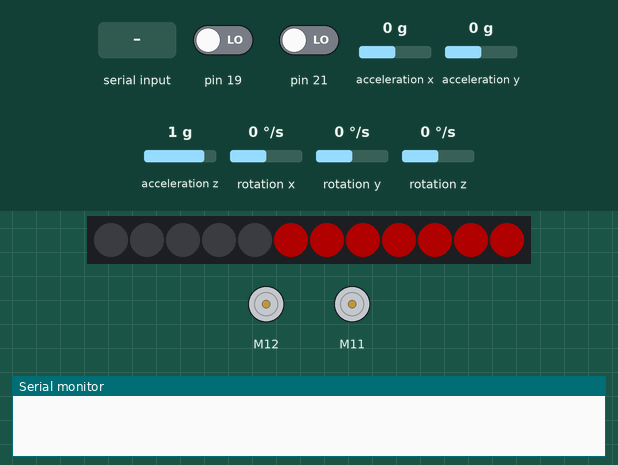
The sketch below on a simulated Arduino Mega 2560, built with avr-gcc and run on an emulated ATmega2560. Parts: 12 RGB LEDs in strip order, left to right, 2 × DC motor (green arrow = forward, orange = backward, longer = faster), the last lines printed to the serial monitor. Inputs (shaded band) come from the test bench; at power-on: pin 19 LOW, pin 21 LOW, acceleration x 0 g, acceleration y 0 g, acceleration z 1 g, rotation x 0 °/s, rotation y 0 °/s, rotation z 0 °/s. Dim RGB values are drawn brighter than linear.

Above: at 2.0 s.
2.1 s: "R\n" received over Serial
At 4.0 s:
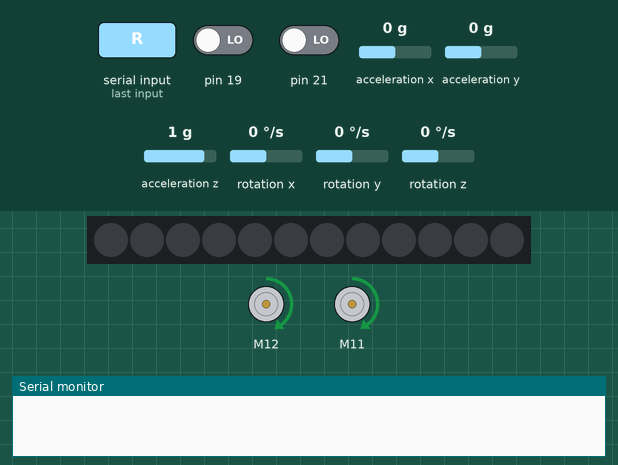
4.5 s: "L\n" received over Serial
At 5.6 s:
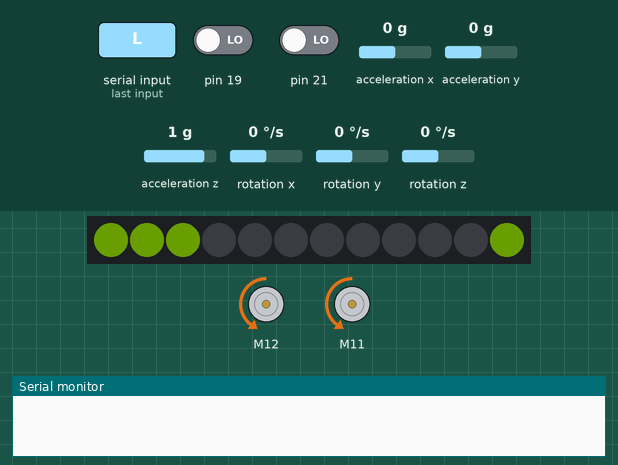
7.5 s: "90,45,200,10\n" received over Serial
At 7.68 s:
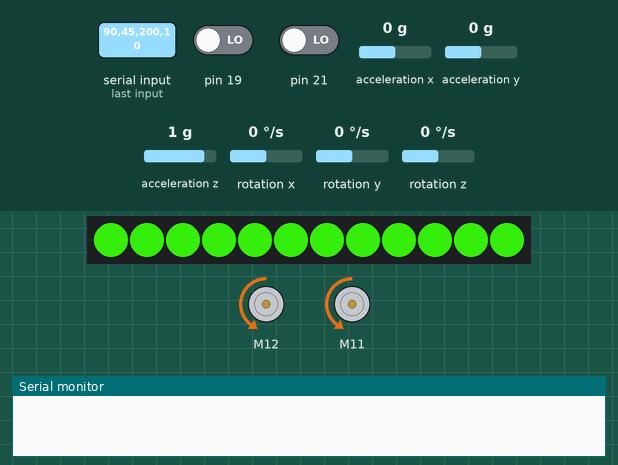
10.5 s: "p\n" received over Serial
13.5 s: "30,150,10,200\n" received over Serial
At 13.65 s:
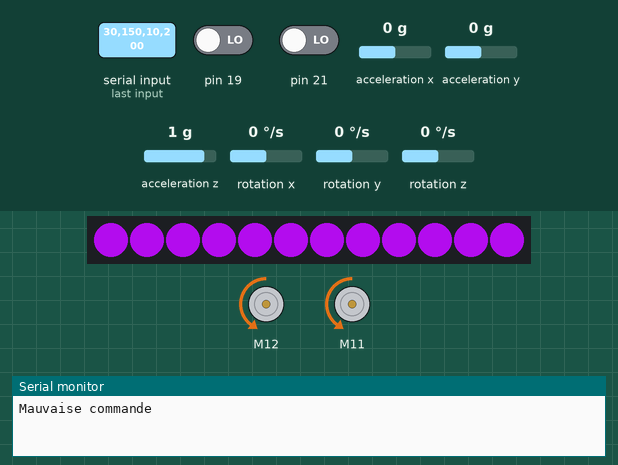
16.5 s: "AUTO,1\n" received over Serial
Timing chart, 0 to 67.0 s (numbered marks = the images above; inputs shaded):
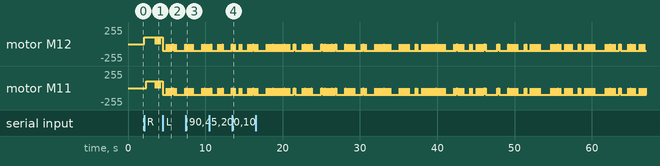

The sketch:

labo_04.ino
```cpp
// Milanne Lacerte || DA: 2486739
// Mon robot fait doit donc atteindre une distance donnée.

#include <MeAuriga.h>
#include <Wire.h>
#include <ezBuzzer.h>
#include <Adafruit_GFX.h>
#include <Adafruit_SSD1306.h>

unsigned long ct = 0;   //Temps

float distToStop = 0;
MeGyro gyro(0, 0x69);   // Gyroscope

#pragma region - Global variables ------------

short int cruisingSpeed = 100;
short int pivotSpeed = (cruisingSpeed/1.3);
short int minSpeed = 50;
short int maxSpeed = 255;
String serialMsg = "";
bool debugOn = false;

enum State {WAIT, FORWARD, BACKWARDS, TURNING_RIGHT, TURNING_LEFT, AUTO};
State currentState = WAIT;

#define ALL_LEDS 0
#define LEDNUM  12
#define LED_PIN 44
MeRGBLed led( 0, LEDNUM );

#define BUZZER_PIN 45
ezBuzzer buzzer(BUZZER_PIN);

int melody[] = {
  NOTE_E5
};

int duration[] = {
  10
};

#pragma endregion

#pragma region - Encoder stuff ------------

#define DIST_WHEEL 151
#define DIA_WHEEL 64.5
#define PULSE 9.0
#define RATIO 39.267
#define FULL_TURN_CIRC 948.8
#define FULL_SPIN_CIRC 474.4
#define CIRC_WHEEL 202.6
#define PULSE_PER_METER ((365.0/DIA_WHEEL) * (PULSE * RATIO))
#define PULSE_HALF_SPIN (((FULL_SPIN_CIRC/2.0)/CIRC_WHEEL)*PULSE*RATIO)

MeEncoderOnBoard encoderRight(SLOT1);
MeEncoderOnBoard encoderLeft(SLOT2);

void rightEncoderInterrupt(void) {
  if(digitalRead(encoderRight.getPortB()) == 0)
  {
    encoderRight.pulsePosMinus();
  }
  else
  {
    encoderRight.pulsePosPlus();;
  }
}

void leftEncoderInterrupt(void) {
  if(digitalRead(encoderLeft.getPortB()) == 0)
  {
    encoderLeft.pulsePosMinus();
  }
  else
  {
    encoderLeft.pulsePosPlus();
  }
}

void encoderConfig() {
  attachInterrupt(encoderRight.getIntNum(), rightEncoderInterrupt, RISING);
  attachInterrupt(encoderLeft.getIntNum(), leftEncoderInterrupt, RISING);

  encoderRight.setPulse(PULSE);
  encoderLeft.setPulse(PULSE);

  encoderRight.setRatio(RATIO);
  encoderLeft.setRatio(RATIO);

  encoderRight.setPosPid(1.8,0,1.2);
  encoderLeft.setPosPid(1.8,0,1.2);

  encoderRight.setSpeedPid(0.18,0,0);
  encoderLeft.setSpeedPid(0.18,0,0);

  TCCR1A = _BV(WGM10);
  TCCR1B = _BV(CS11) | _BV(WGM12);

  TCCR2A = _BV(WGM21) | _BV(WGM20);
  TCCR2B = _BV(CS21);
}
#pragma endregion

void setup() {

  Serial.begin(115200);

  encoderConfig();
  encoderRight.setPulsePos(0);
  encoderLeft.setPulsePos(0);

  gyro.begin();

  led.setpin(LED_PIN);
  led.setColor(0, 0, 0, 0);
}

void goStraight(short speed = 100, short firstRun = 0) {

    static double zAngleGoal = 0.0;

    static double error = 0.0;
    static double previousError = 0.0;
    static double output = 0;

    // PD Controller
    // Change les valeurs selon tes besoins
    // higher kp = plus réactive, peu osciller
    // lowewr kp = sluggish, moins d'oscillation
    // higher kd = limite l'oscillation, la bonne valeur arrête l'oscillation
    const double kp = 10.75;
    //const double ki = 1.0;
    const double kd = 5.0;

    if (firstRun) {
      firstRun = 0;

      gyro.resetData();

      zAngleGoal = gyro.getAngleZ();

      encoderLeft.setMotorPwm(speed);
      encoderRight.setMotorPwm(-speed);

      return;
    }

    error = gyro.getAngleZ() - zAngleGoal;

    // Google : ELI5 PID
    // Astuce web : ELI5 = Explain Like I'm 5
    output = kp * error + kd * (error - previousError);

    previousError = error;

    encoderLeft.setMotorPwm(speed - output);
    encoderRight.setMotorPwm(-speed - output);
}

//Loop
void loop() {
  ct = millis();

  switch (currentState) {

    case WAIT:
      Waiting();
      break;

    case FORWARD:
      Forward();
      break;

    case BACKWARDS:
      Backwards();
      break;

    case TURNING_RIGHT:
      TurningRight();
      break;

    case TURNING_LEFT:
      TurningLeft();
      break;

    case AUTO:
      autoState();
      break;
  }

  if (debugOn && currentState == AUTO) {
    debugAuto();
  }

  buzzer.loop();
  gyro.update();
  encodersUpdate();
}
//

void encodersUpdate() {
  encoderRight.loop();
  encoderLeft.loop();
}

//Gets the messages and sends the correct input to the robot
void serialEvent() {

  static String lastCmd = "no";

  if (!Serial.available()) return;

  serialMsg = Serial.readStringUntil('\n');

  if (serialMsg.length() > 2) {

    // Romoving the "0xFF55"
    serialMsg.remove(0, 2);
  }

  if (debugOn) {
    Serial.print ("Le robot a reçu : ");
    Serial.println(serialMsg);
  }

  //separating the parts

  String cmd = "";
  String secondArg = "";
  String r = "";
  String g = "";
  String b = "";

  int firstComma = serialMsg.indexOf(',');
  int secondComma = serialMsg.indexOf(',', firstComma + 1);
  int thirdComma = serialMsg.indexOf(',', secondComma + 1);
  int fourthComma = serialMsg.indexOf(',', thirdComma + 1);

  if (lastCmd == serialMsg) return;

  if (firstComma == -1) {

    cmd = serialMsg;

    processSmallCommand(cmd);
  }
  else {

    cmd = serialMsg.substring(0, firstComma);

    if (secondComma == -1) {

      secondArg = serialMsg.substring(firstComma + 1);

      if (cmd == "AUTO") {

        distToStop = (secondArg.toFloat() * PULSE_PER_METER);

        encoderRight.move(distToStop, cruisingSpeed);
        encoderLeft.move(distToStop, cruisingSpeed);
        goStraight(cruisingSpeed, 1);
        currentState = AUTO;
      }
      else if (cmd == "p") {

        changeSpeed(secondArg.toInt());
      }
    }
    else if (fourthComma == -1) {

      r = serialMsg.substring(firstComma + 1, secondComma);
      g = serialMsg.substring(secondComma + 1, thirdComma);
      b = serialMsg.substring(thirdComma + 1);

      lightUp(1, 12, r.toInt(), g.toInt(), b.toInt());
    }
    else {

      secondArg = serialMsg.substring(firstComma + 1, secondComma);
      r = serialMsg.substring(secondComma + 1, thirdComma);
      g = serialMsg.substring(thirdComma + 1, fourthComma);
      b = serialMsg.substring(fourthComma + 1);

      lightUp(secondArg.toInt(), secondArg.toInt(), r.toInt(), g.toInt(), b.toInt());
    }
  }

  lastCmd = serialMsg;
}

void processSmallCommand(String cmd) {

  static bool lights = false;

  if (!lights) {

    lightUp(1, 12, 0, 0, 0);
  }

  if (cmd == "F") {

    goStraight(cruisingSpeed, 1);
    currentState = FORWARD;
  }
  else if (cmd == "B") {

    goStraight(-cruisingSpeed, 1);
    currentState = BACKWARDS;
  }
  else if (cmd == "R") {

    currentState = TURNING_RIGHT;
  }
  else if (cmd == "L") {

    currentState = TURNING_LEFT;
  }
  else if (cmd == "S") {

    buzzer.stop();
    stop();
    currentState = WAIT;
  }
  else if (cmd == "K") {

    if (buzzer.getState() == BUZZER_IDLE) {
      int length = sizeof(duration) / sizeof(int);
      buzzer.playMelody(melody, duration, length);
    }
  }
  else if (cmd == "d") {

    debugOn = !debugOn;
  }
  else if (cmd == "LIGHT_TOGGLE") {

    lights = !lights;

    if (lights) {

      lightUp(1, 12, 60, 60, 60);
    }
    else {

      lightUp(1, 12, 0, 0, 0);
    }
  }
  else {

    Serial.println("Mauvaise commande");
  }
}

void Waiting() {

  lightUp(6, 12, 55, 0, 0);
}

void Forward() {

  goStraight(cruisingSpeed, 0);
}

void Backwards() {

  goStraight(-cruisingSpeed, 0);
  backupSound();
}

void TurningRight() {

  flashingLights(3, 6, 30, 30, 0);

  encoderLeft.setMotorPwm(cruisingSpeed);
  encoderRight.setMotorPwm(cruisingSpeed);
}

void TurningLeft() {

  flashingLights(12, 3, 20, 30, 0);

  encoderLeft.setMotorPwm(-cruisingSpeed);
  encoderRight.setMotorPwm(-cruisingSpeed);
}

void autoState() {

  flashingLights(1, 12, 20, 30, 0);
  goStraight(cruisingSpeed, 0);

  bool transition = encoderLeft.distanceToGo() <= 0;

  if (transition) {

    Serial.println("Ronde automatique complétée.");
    stop();
    currentState = WAIT;
  }
}

void debugAuto() {

  const unsigned int waitTime = 200;
  static unsigned long lt = ct;

  if (ct - lt <= waitTime) return;

  Serial.println(encoderLeft.distanceToGo());
  lt = ct;
}

void backupSound() {
  const unsigned int waitTime = 250;
  static unsigned long lt = ct;
  static bool buzz = false;

  if (ct - lt >= waitTime) {

    buzz = !buzz;

    if (buzz) {

      int length = sizeof(duration) / sizeof(int);
      buzzer.playMelody(melody, duration, length);
    }
    else {

      buzzer.stop();
    }
    lt = ct;
  }
}

void flashingLights(int startLed, int endLed, int r, int g, int b) {

  const unsigned int waitTime = 250;
  static unsigned long lt = ct;
  static bool lightsOn = true;

  if (ct - lt >= waitTime) {

    lightsOn = !lightsOn;

    if (lightsOn) {

      lightUp(startLed, endLed, r, g, b); //starting led, ending led, red, green, blue
    }
    else {

      lightUp(1, 12, 0, 0, 0); //starting led, ending led, red, green, blue
    }
    lt = ct;
  }
}

void changeSpeed(int newSpeed) {

  if (newSpeed > maxSpeed || newSpeed < minSpeed) {

    Serial.print("Vitesse ");
    Serial.print(newSpeed);
    Serial.println(" hors des limites. (50 - 255)");
  }
  else {

    Serial.println("Nouvelle vitesse: ");
    Serial.println(newSpeed);

    cruisingSpeed = newSpeed;
  }
}

void lightUp(int startLed, int endLed, int r, int g, int b) {

  led.setColor(0, 0, 0);   //All off

  if (startLed > endLed) {

    led.setColor(0, r, g, b);

    for (int i = (endLed + 1); i <= (startLed - 1); i++) {

      led.setColor(i, 0, 0, 0);
    }
  }
  else {

    for (int i = startLed; i <= endLed; i++) {

      led.setColor(i, r, g, b);
    }
  }

  led.show();
}

void stop() {
  encoderLeft.setMotorPwm(0);
  encoderRight.setMotorPwm(0);
  encoderLeft.move(0);
  encoderRight.move(0);
}
```

Measured:
- after the input at 4.5 s, the LEDs: change after 0.22 s (image 2)
- after the input at 7.5 s, the LEDs: change at once (image 3)
- after the input at 13.5 s, the LEDs: change at once (image 4)
